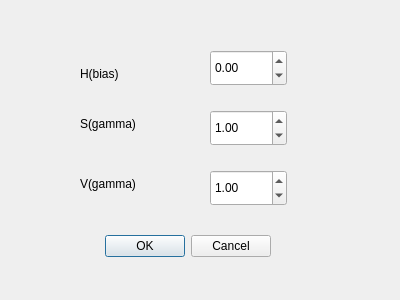
<?xml version="1.0" encoding="UTF-8"?>
<ui version="4.0">
 <class>HSVDialog</class>
 <widget class="QDialog" name="HSVDialog">
  <property name="geometry">
   <rect>
    <x>0</x>
    <y>0</y>
    <width>400</width>
    <height>300</height>
   </rect>
  </property>
  <property name="windowTitle">
   <string>Dialog</string>
  </property>
  <widget class="QDialogButtonBox" name="buttonBox">
   <property name="geometry">
    <rect>
     <x>100</x>
     <y>230</y>
     <width>171</width>
     <height>32</height>
    </rect>
   </property>
   <property name="orientation">
    <enum>Qt::Horizontal</enum>
   </property>
   <property name="standardButtons">
    <set>QDialogButtonBox::Cancel|QDialogButtonBox::Ok</set>
   </property>
  </widget>
  <widget class="QDoubleSpinBox" name="hbias">
   <property name="geometry">
    <rect>
     <x>210</x>
     <y>50</y>
     <width>77</width>
     <height>36</height>
    </rect>
   </property>
   <property name="minimum">
    <double>-360.000000000000000</double>
   </property>
   <property name="maximum">
    <double>360.000000000000000</double>
   </property>
  </widget>
  <widget class="QDoubleSpinBox" name="sgamma">
   <property name="geometry">
    <rect>
     <x>210</x>
     <y>110</y>
     <width>77</width>
     <height>36</height>
    </rect>
   </property>
   <property name="value">
    <double>1.000000000000000</double>
   </property>
  </widget>
  <widget class="QDoubleSpinBox" name="vgamma">
   <property name="geometry">
    <rect>
     <x>210</x>
     <y>170</y>
     <width>77</width>
     <height>36</height>
    </rect>
   </property>
   <property name="value">
    <double>1.000000000000000</double>
   </property>
  </widget>
  <widget class="QLabel" name="label">
   <property name="geometry">
    <rect>
     <x>80</x>
     <y>60</y>
     <width>81</width>
     <height>27</height>
    </rect>
   </property>
   <property name="text">
    <string>H(bias)</string>
   </property>
  </widget>
  <widget class="QLabel" name="label_2">
   <property name="geometry">
    <rect>
     <x>80</x>
     <y>110</y>
     <width>91</width>
     <height>27</height>
    </rect>
   </property>
   <property name="text">
    <string>S(gamma)</string>
   </property>
  </widget>
  <widget class="QLabel" name="label_3">
   <property name="geometry">
    <rect>
     <x>80</x>
     <y>170</y>
     <width>91</width>
     <height>27</height>
    </rect>
   </property>
   <property name="text">
    <string>V(gamma)</string>
   </property>
  </widget>
 </widget>
 <resources/>
 <connections>
  <connection>
   <sender>buttonBox</sender>
   <signal>accepted()</signal>
   <receiver>HSVDialog</receiver>
   <slot>accept()</slot>
   <hints>
    <hint type="sourcelabel">
     <x>248</x>
     <y>254</y>
    </hint>
    <hint type="destinationlabel">
     <x>157</x>
     <y>274</y>
    </hint>
   </hints>
  </connection>
  <connection>
   <sender>buttonBox</sender>
   <signal>rejected()</signal>
   <receiver>HSVDialog</receiver>
   <slot>reject()</slot>
   <hints>
    <hint type="sourcelabel">
     <x>316</x>
     <y>260</y>
    </hint>
    <hint type="destinationlabel">
     <x>286</x>
     <y>274</y>
    </hint>
   </hints>
  </connection>
 </connections>
</ui>
